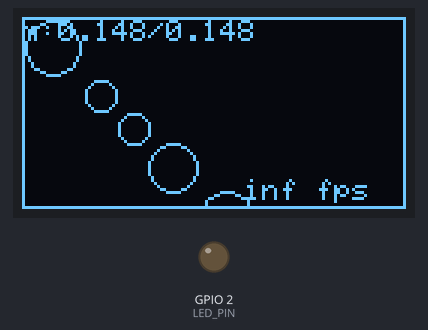
The program below on a simulated ESP32. Shown: 128×64 one-colour display, output pins drawn as LEDs (lit = HIGH). The local clock reads 2024-03-15 10:24:30 at power-on unless the program sets it; random numbers use the default seed unless the program sets one.

Above: at 2.23 s.
At 4.69 s:
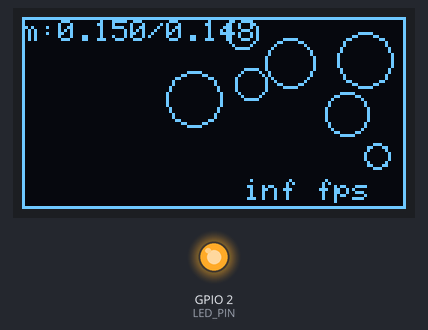
At 21.95 s:
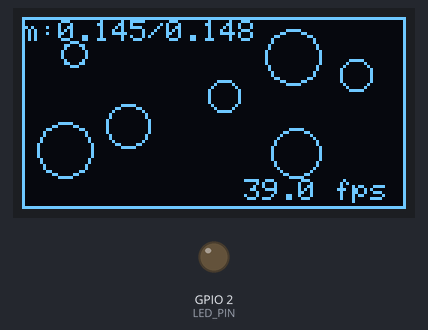
At 39.81 s:
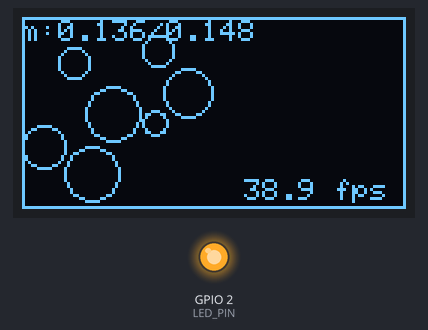
Timing chart, 0 to 40.0 s (numbered marks = the images above):
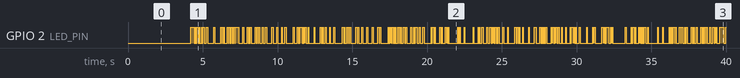

The program:

main.cpp
```cpp
#include "oled.h"
#include "simulation.h"

#define SCREEN_WIDTH 128
#define SCREEN_HEIGHT 64
#define LED_PIN 2

Adafruit_SSD1306 screen(SCREEN_WIDTH, SCREEN_HEIGHT, &Wire, -1); //OLED
Simulation *simulation;
ITask *task;

void setup()
{
  Serial.begin(115200);
  if(!screen.begin(SSD1306_SWITCHCAPVCC, 0x3C))
  {
    Serial.println("Screen not present.");
    while(1)
      delay(1);
  }
  screen.clearDisplay();
  screen.setTextColor(WHITE);
  screen.setTextSize(0);
  screen.display();

  task = new LED_Task(LED_PIN, 40, false);

  simulation = new Simulation(7,3,task);

  delay(2000);
}

long t, deltaT;
int tCount = 0;

void loop()
{
  Ball *balls;
  short nBalls;
  float startMomentum, currentMomentum;
  int i;
  screen.clearDisplay();
  simulation->updatePositions(SCREEN_WIDTH, SCREEN_HEIGHT);
  startMomentum = simulation->getStartTotalMomentum();
  currentMomentum = simulation->getCurrentTotalMomentum();
  nBalls = simulation->getBalls(balls);

  screen.drawRect(0,0,128,64,WHITE);
  for(i=0; i<nBalls; i++)
    screen.drawCircle(balls[i].position[0], balls[i].position[1], balls[i].radius, WHITE);

  screen.setCursor(0, 1);
  screen.printf("m:%.3f/%.3f", currentMomentum, startMomentum);
  screen.setCursor(74,54);
  screen.printf("%.1f fps", 100000.0/(float)deltaT);
  screen.display();
  tCount++;
  if(tCount == 100)
  {
    deltaT = millis()-t;
    t = millis();
    tCount = 0;
  }
  task->Tick();
}

/* LED Task methods */
LED_Task::LED_Task(int pin, int delay, boolean swap)
{
  this->pin = pin;
  this->delay = delay;
  this->swap = swap;
  pinMode(pin,OUTPUT);
}

void LED_Task::On()
{
  if(!swap)
    digitalWrite(pin,HIGH);
  else
    digitalWrite(pin,LOW);
  t = millis();
}

void LED_Task::Off()
{
    if(!swap)
    digitalWrite(pin,LOW);
  else
    digitalWrite(pin,HIGH);
}

void LED_Task::Tick()
{
  long t1 = millis();
  if((t1-t)>delay)
    Off();
}
```

oled.h
```cpp
#ifndef OLED_H
#define OLED_H
#include <Arduino.h>
#include <Wire.h>
#include <Adafruit_GFX.h>
#include <Adafruit_SSD1306.h>

/* task interface */
class ITask
{
  public:
    virtual void On()=0;
    virtual void Off()=0;
    virtual void Tick()=0;
};

/* LED task derived from ITask pure abstract class */
class LED_Task : public ITask
{
  public:
    LED_Task(int pin, int delay, boolean swap);
    void On();
    void Off();
    void Tick();
  private:
    bool swap;
    long t;
    int pin;
    int delay;
};

#endif
```

simulation.h
```cpp
#ifndef SIMULATION_H
#define SIMULATION_H
#include "oled.h"

struct Ball
{
  float position[2];
  float speed[2];
  float radius;
  float mass;
};

class Simulation
{
  public:
    Simulation(int nBalls, int radius, ITask *task);
    ~Simulation();
    void updatePositions(int w, int h);
    short getBalls(Ball *&balls);
    float getStartTotalMomentum();
    float getCurrentTotalMomentum();

  private:
    ITask *task;
    short nBalls;
    float startTotalMomentum, currentTotalMomentum;
    Ball *balls;
    bool isInterractionCandidate(Ball *b1, Ball *b2);
    void wallBounce(int w, int h);
    void positionCorrection(Ball *b1, Ball *b2);
    void ballBounce(Ball *b1, Ball *b2, double r);
    void calculateTotalMomentum();
    void keepTotalMomentum();
};

#endif
```

simulation.cpp
```cpp
/* Simulation class methods */
#include "simulation.h"

Simulation::Simulation(int nBalls, int radius, ITask *task)
{
    int i;
    this->nBalls = nBalls;
    this->task = task;
    balls = new Ball[nBalls];
    startTotalMomentum = 0.0;
    currentTotalMomentum = 0.0;
    srand(time(0));
    // start condition
    for(i=0; i<nBalls; i++)
    {
        balls[i].radius = radius/2.0+radius*(100+rand()%200)/100.0;
        if(i==0)
        {
            balls[i].position[0]=balls[i].radius;
            balls[i].position[1]=balls[i].radius;
        }
        else
        {
            balls[i].position[0]=balls[i-1].position[0]+balls[i-1].radius+balls[i].radius;
            balls[i].position[1]=balls[i-1].position[1]+balls[i-1].radius+balls[i].radius;
        }
        balls[i].speed[0]=0.5;
        balls[i].speed[1]=0.73;
        balls[i].mass = balls[i].radius*balls[i].radius*0.001;
        currentTotalMomentum+=
            balls[i].speed[0]*balls[i].mass*balls[i].speed[0]*balls[i].mass+
            balls[i].speed[1]*balls[i].mass*balls[i].speed[1]*balls[i].mass;
    }
    calculateTotalMomentum();
    startTotalMomentum = currentTotalMomentum;
}

Simulation::~Simulation()
{
  delete[] balls;
}

void Simulation::updatePositions(int w, int h)
 {
  int i, j;
  float d;
  wallBounce(w, h);
  for(j=0; j<nBalls; j++)
      for(i=0; i<2; i++)
      {
          float r = balls[j].radius + balls[i].radius;
          balls[j].position[i]+=balls[j].speed[i];
      }
  for(j=0; j<nBalls-1; j++)
      for(i=j+1; i<nBalls; i++)
          if(isInterractionCandidate(balls+j, balls+i))
          {
              float r = balls[j].radius + balls[i].radius;
              float dx = balls[i].position[0] - balls[j].position[0];
              float dy = balls[i].position[1] - balls[j].position[1];
              d = sqrt(dx*dx+dy*dy);
              if(d<=r)
              {
                  positionCorrection(balls+j,balls+i);
                  ballBounce(balls+j,balls+i,r);
                  keepTotalMomentum();
              }
          }
  calculateTotalMomentum();
 }

void Simulation::wallBounce(int w, int h)
{
    int i;
    for(i=0; i<nBalls; i++)
    {
        if(balls[i].position[0]<balls[i].radius && balls[i].speed[0]<0.0)
            balls[i].speed[0]=-balls[i].speed[0];
        if(balls[i].position[1]<balls[i].radius && balls[i].speed[1]<0.0)
            balls[i].speed[1]=-balls[i].speed[1];
        if(balls[i].position[0]>w-balls[i].radius && balls[i].speed[0]>0.0)
            balls[i].speed[0]=-balls[i].speed[0];
        if(balls[i].position[1]>h-balls[i].radius && balls[i].speed[1]>0.0)
            balls[i].speed[1]=-balls[i].speed[1];
    }
}

bool Simulation::isInterractionCandidate(Ball *b1, Ball *b2)
{
  bool br[2];
  int i;
  float r = b1->radius + b2->radius;
  for(i=0; i<2; i++)
      if(abs(b2->position[i]-b1->position[i])<=r)
          br[i] = true;
      else
          br[i] = false;
  return br[0]&&br[1];
}

void Simulation::positionCorrection(Ball *b1, Ball *b2)
{
  int i;
  float corr = 0.0;
  float deltaPos[2];
  float r = b1->radius + b2->radius;
  for(i=0; i<2; i++)
  {
      deltaPos[i] = b2->position[i]-b1->position[i];
      corr+=deltaPos[i]*deltaPos[i];
  }
  corr = r/sqrt(corr); //ratio distance/real distance
  for(i=0; i<2; i++)
      b2->position[i]=b1->position[i]+deltaPos[i]*corr;
}

void Simulation::ballBounce(Ball *b1, Ball *b2, double r)
{
  int i;
  float deltaPos[2], deltaSpeed[2], speedr;
  float vr = 0.0;
  task->On();
  for(i=0; i<2; i++)
  {
      deltaPos[i] = b2->position[i]-b1->position[i];
      deltaSpeed[i] = b2->speed[i]-b1->speed[i];
      vr+=deltaPos[i]*deltaSpeed[i]; //scalar projection to distance vector
  }
  // vr /=r; scalar speed, divide with length od distance vector speed * cos (theta)
  vr /= (r*r); //divide again to be able to multiply with position vector to get vector
  if(vr<0) //bounce
  {
      float M = b1->mass+b2->mass; //mass of both balls
      //double x = vr/r; //speed to distance vector length
      for(i=0; i<2; i++)
      {
          speedr=deltaPos[i]*vr; //speed change along distance vector by components
          deltaSpeed[i]+=speedr*((b2->mass-b1->mass)/M-1);
          //same as deltaSpeed[i]-=speedr and deltaSpeed[i]+=speedr*(b2->mass-b1->mass)/M
          b2->speed[i]=b1->speed[i]+deltaSpeed[i]; //return to lab system
          b1->speed[i]=b1->speed[i]+speedr*2.0*b2->mass/M; //*2.0*b2->mass/M; //momentum ball 1
      }
  }
}

void Simulation::calculateTotalMomentum()
{
    int i;
    currentTotalMomentum = 0.0;
    for(i=0; i<nBalls; i++)
        currentTotalMomentum+=
            balls[i].speed[0]*balls[i].mass*balls[i].speed[0]*balls[i].mass+
            balls[i].speed[1]*balls[i].mass*balls[i].speed[1]*balls[i].mass;
    currentTotalMomentum = sqrt(currentTotalMomentum);
}

void Simulation::keepTotalMomentum()
{
    int i,j;
    float ratio = startTotalMomentum/currentTotalMomentum;
    for(j=0; j<nBalls; j++)
        for(i=0; i<2; i++)
            balls[j].speed[i]*=ratio;
}

short Simulation::getBalls(Ball *&balls)
{
  int i;
  balls = this->balls;
  return nBalls;
}

float Simulation::getStartTotalMomentum()
{
    return startTotalMomentum;
}

float Simulation::getCurrentTotalMomentum()
{
    return currentTotalMomentum;
}
```
